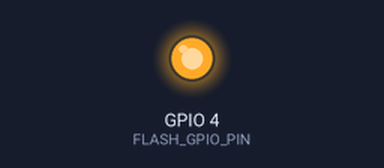
This sketch was run on a simulated ESP32. On the bench: output pins drawn as LEDs (lit = HIGH). WiFi joins after 1.5 s; servers stay silent unless stated; uploads are accepted with an empty reply; the camera gives no picture; what the sketch prints to the serial monitor is not drawn.

Above: at 2.0 s.
At 17.3 s:
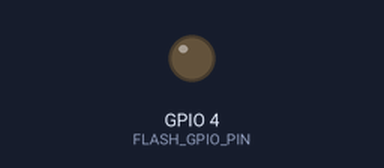
Timing chart, 0 to 41.5 s (numbered marks = the images above):
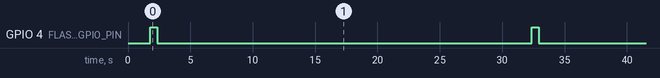

Measured:
- by itself, GPIO 4 (FLASH_GPIO_PIN): alternates HIGH for 0.56 s and LOW for 30.0 s

The sketch:

ESP32-CAM_Image_Capture_and_Upload.ino
```cpp
#include "WiFi.h"
#include "esp_camera.h"
#include "HTTPClient.h"

const char* ssid = "O6Unetwork";
const char* password = "NT630100";
const char* serverUrl = "http://192.168.137.66/upload";

#define PWDN_GPIO_NUM     32
#define RESET_GPIO_NUM    -1
#define XCLK_GPIO_NUM      0
#define SIOD_GPIO_NUM     26
#define SIOC_GPIO_NUM     27
#define Y9_GPIO_NUM       35
#define Y8_GPIO_NUM       34
#define Y7_GPIO_NUM       39
#define Y6_GPIO_NUM       36
#define Y5_GPIO_NUM       21
#define Y4_GPIO_NUM       19
#define Y3_GPIO_NUM       18
#define Y2_GPIO_NUM        5
#define VSYNC_GPIO_NUM     25
#define HREF_GPIO_NUM      23
#define PCLK_GPIO_NUM      22
#define FLASH_GPIO_PIN      4

void setup() {
  Serial.begin(115200);

  // Connect to Wi-Fi
  WiFi.begin(ssid, password);
  while (WiFi.status() != WL_CONNECTED) {
    delay(500);
    Serial.print(".");
  }
  Serial.println("\nWiFi connected!");
  Serial.printf("ESP32-CAM IP Address: %s\n", WiFi.localIP().toString().c_str());

  // Camera configuration
  camera_config_t config;
  config.ledc_channel = LEDC_CHANNEL_0;
  config.ledc_timer = LEDC_TIMER_0;
  config.pin_d0 = Y2_GPIO_NUM;
  config.pin_d1 = Y3_GPIO_NUM;
  config.pin_d2 = Y4_GPIO_NUM;
  config.pin_d3 = Y5_GPIO_NUM;
  config.pin_d4 = Y6_GPIO_NUM;
  config.pin_d5 = Y7_GPIO_NUM;
  config.pin_d6 = Y8_GPIO_NUM;
  config.pin_d7 = Y9_GPIO_NUM;
  config.pin_xclk = XCLK_GPIO_NUM;
  config.pin_pclk = PCLK_GPIO_NUM;
  config.pin_vsync = VSYNC_GPIO_NUM;
  config.pin_href = HREF_GPIO_NUM;
  config.pin_sscb_sda = SIOD_GPIO_NUM;
  config.pin_sscb_scl = SIOC_GPIO_NUM;
  config.pin_pwdn = PWDN_GPIO_NUM;
  config.pin_reset = RESET_GPIO_NUM;
  config.xclk_freq_hz = 20000000;
  config.pixel_format = PIXFORMAT_RGB565;

  if (psramFound()) {
    config.frame_size = FRAMESIZE_QVGA; // 320x240 resolution
    config.jpeg_quality = 10;          // Low compression, better quality
    config.fb_count = 2;
  } else {
    config.frame_size = FRAMESIZE_QQVGA;
    config.jpeg_quality = 12;          // Higher compression for stability
    config.fb_count = 1;
  }

  if (esp_camera_init(&config) != ESP_OK) {
    Serial.println("Camera init failed");
    return;
  }

  pinMode(FLASH_GPIO_PIN, OUTPUT);
  digitalWrite(FLASH_GPIO_PIN, LOW);
}

void loop() {
  sendPhoto();
  delay(30000); // Capture a photo every 30 seconds
}

void sendPhoto() {
  Serial.println("Capturing photo...");
  digitalWrite(FLASH_GPIO_PIN, HIGH);
  delay(300); // Stabilize flash lighting

  camera_fb_t* fb = esp_camera_fb_get();
  if (!fb) {
    Serial.println("Camera capture failed");
    digitalWrite(FLASH_GPIO_PIN, LOW);
    return;
  }
  Serial.printf("Captured image size: %d bytes\n", fb->len);

  HTTPClient http;
  http.begin(serverUrl);
  http.addHeader("Content-Type", "image/jpeg");
  http.setTimeout(0000); // Increase timeout for large images

  Serial.println("Sending photo to server...");
  int httpResponseCode = http.POST(fb->buf, fb->len);

  if (httpResponseCode > 0) {
    Serial.printf("HTTP Response Code: %d\n", httpResponseCode);
  } else {
    Serial.printf("Failed to send photo. HTTP error: %s\n", http.errorToString(httpResponseCode).c_str());
  }

  http.end();
  esp_camera_fb_return(fb);

  digitalWrite(FLASH_GPIO_PIN, LOW); // Turn off flash
}
```
